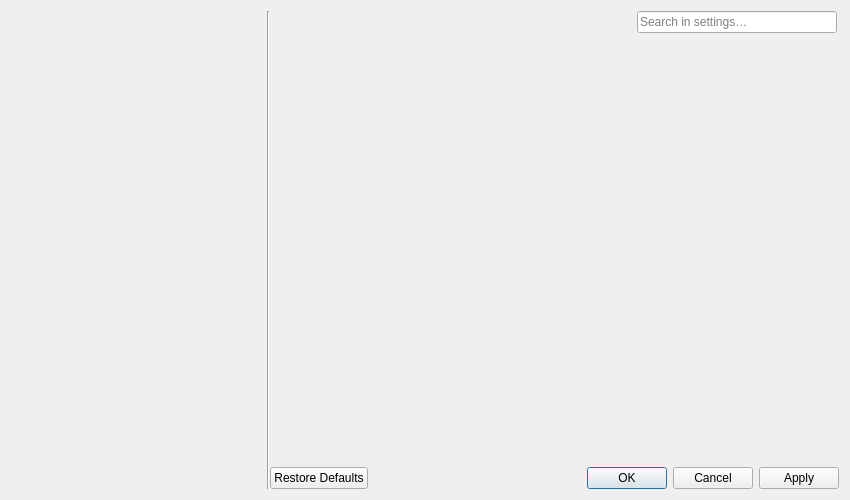
<?xml version="1.0" encoding="UTF-8"?>
<ui version="4.0">
 <class>SettingsDisplayDialog</class>
 <widget class="QDialog" name="SettingsDisplayDialog">
  <property name="geometry">
   <rect>
    <x>0</x>
    <y>0</y>
    <width>850</width>
    <height>500</height>
   </rect>
  </property>
  <property name="windowTitle">
   <string>Settings</string>
  </property>
  <property name="windowIcon">
   <iconset resource="../qsettingsdialog_res.qrc">
    <normaloff>:/QSettingsDialog/icons/gearSettings.ico</normaloff>:/QSettingsDialog/icons/gearSettings.ico</iconset>
  </property>
  <layout class="QHBoxLayout" name="settingsRootLayout" stretch="0,1">
   <property name="spacing">
    <number>0</number>
   </property>
   <item>
    <widget class="QWidget" name="categoryContentWidget" native="true">
     <layout class="QHBoxLayout" name="categoryLayout">
      <property name="spacing">
       <number>0</number>
      </property>
      <property name="leftMargin">
       <number>0</number>
      </property>
      <property name="topMargin">
       <number>0</number>
      </property>
      <property name="rightMargin">
       <number>0</number>
      </property>
      <property name="bottomMargin">
       <number>0</number>
      </property>
      <item>
       <widget class="QListWidget" name="categoryListWidget">
        <property name="palette">
         <palette>
          <active>
           <colorrole role="Base">
            <brush brushstyle="SolidPattern">
             <color alpha="0">
              <red>255</red>
              <green>255</green>
              <blue>255</blue>
             </color>
            </brush>
           </colorrole>
          </active>
          <inactive>
           <colorrole role="Base">
            <brush brushstyle="SolidPattern">
             <color alpha="0">
              <red>255</red>
              <green>255</green>
              <blue>255</blue>
             </color>
            </brush>
           </colorrole>
          </inactive>
          <disabled>
           <colorrole role="Base">
            <brush brushstyle="SolidPattern">
             <color alpha="255">
              <red>240</red>
              <green>240</green>
              <blue>240</blue>
             </color>
            </brush>
           </colorrole>
          </disabled>
         </palette>
        </property>
        <property name="frameShape">
         <enum>QFrame::NoFrame</enum>
        </property>
        <property name="verticalScrollBarPolicy">
         <enum>Qt::ScrollBarAsNeeded</enum>
        </property>
        <property name="horizontalScrollBarPolicy">
         <enum>Qt::ScrollBarAlwaysOff</enum>
        </property>
        <property name="editTriggers">
         <set>QAbstractItemView::NoEditTriggers</set>
        </property>
        <property name="iconSize">
         <size>
          <width>32</width>
          <height>32</height>
         </size>
        </property>
        <property name="resizeMode">
         <enum>QListView::Adjust</enum>
        </property>
        <property name="spacing">
         <number>0</number>
        </property>
       </widget>
      </item>
      <item>
       <widget class="Line" name="listSeperatorLine">
        <property name="orientation">
         <enum>Qt::Vertical</enum>
        </property>
       </widget>
      </item>
     </layout>
    </widget>
   </item>
   <item>
    <layout class="QVBoxLayout" name="contentLayout">
     <item>
      <layout class="QHBoxLayout" name="horizontalLayout">
       <property name="rightMargin">
        <number>2</number>
       </property>
       <item>
        <widget class="QLabel" name="titleLabel">
         <property name="font">
          <font>
           <pointsize>10</pointsize>
           <weight>75</weight>
           <bold>true</bold>
          </font>
         </property>
         <property name="textFormat">
          <enum>Qt::PlainText</enum>
         </property>
         <property name="indent">
          <number>4</number>
         </property>
        </widget>
       </item>
       <item>
        <widget class="QLineEdit" name="filterLineEdit">
         <property name="sizePolicy">
          <sizepolicy hsizetype="Fixed" vsizetype="Fixed">
           <horstretch>0</horstretch>
           <verstretch>0</verstretch>
          </sizepolicy>
         </property>
         <property name="minimumSize">
          <size>
           <width>200</width>
           <height>0</height>
          </size>
         </property>
         <property name="placeholderText">
          <string>Search in settings…</string>
         </property>
         <property name="clearButtonEnabled">
          <bool>true</bool>
         </property>
        </widget>
       </item>
      </layout>
     </item>
     <item>
      <widget class="QStackedWidget" name="contentStackWidget"/>
     </item>
     <item>
      <widget class="QDialogButtonBox" name="buttonBox">
       <property name="orientation">
        <enum>Qt::Horizontal</enum>
       </property>
       <property name="standardButtons">
        <set>QDialogButtonBox::Apply|QDialogButtonBox::Cancel|QDialogButtonBox::Ok|QDialogButtonBox::RestoreDefaults</set>
       </property>
      </widget>
     </item>
    </layout>
   </item>
  </layout>
 </widget>
 <resources>
  <include location="../qsettingsdialog_res.qrc"/>
 </resources>
 <connections>
  <connection>
   <sender>categoryListWidget</sender>
   <signal>currentRowChanged(int)</signal>
   <receiver>contentStackWidget</receiver>
   <slot>setCurrentIndex(int)</slot>
   <hints>
    <hint type="sourcelabel">
     <x>123</x>
     <y>172</y>
    </hint>
    <hint type="destinationlabel">
     <x>488</x>
     <y>189</y>
    </hint>
   </hints>
  </connection>
  <connection>
   <sender>categoryListWidget</sender>
   <signal>currentTextChanged(QString)</signal>
   <receiver>titleLabel</receiver>
   <slot>setText(QString)</slot>
   <hints>
    <hint type="sourcelabel">
     <x>156</x>
     <y>42</y>
    </hint>
    <hint type="destinationlabel">
     <x>466</x>
     <y>16</y>
    </hint>
   </hints>
  </connection>
 </connections>
</ui>
